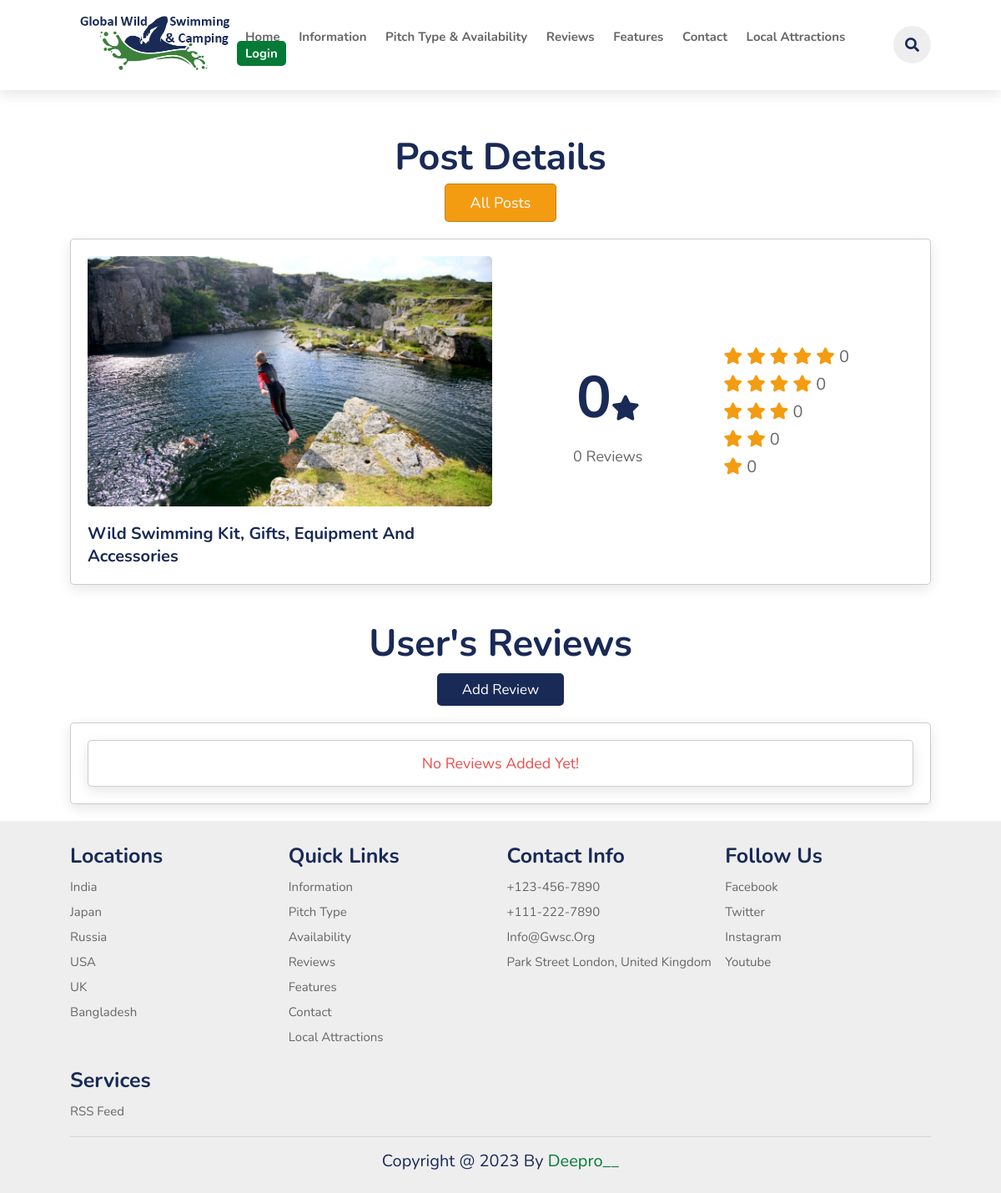
/view_review_post.php?get_id=h12FAnxY6JoXb51iDpda, run on an earlier commit of the app's database.
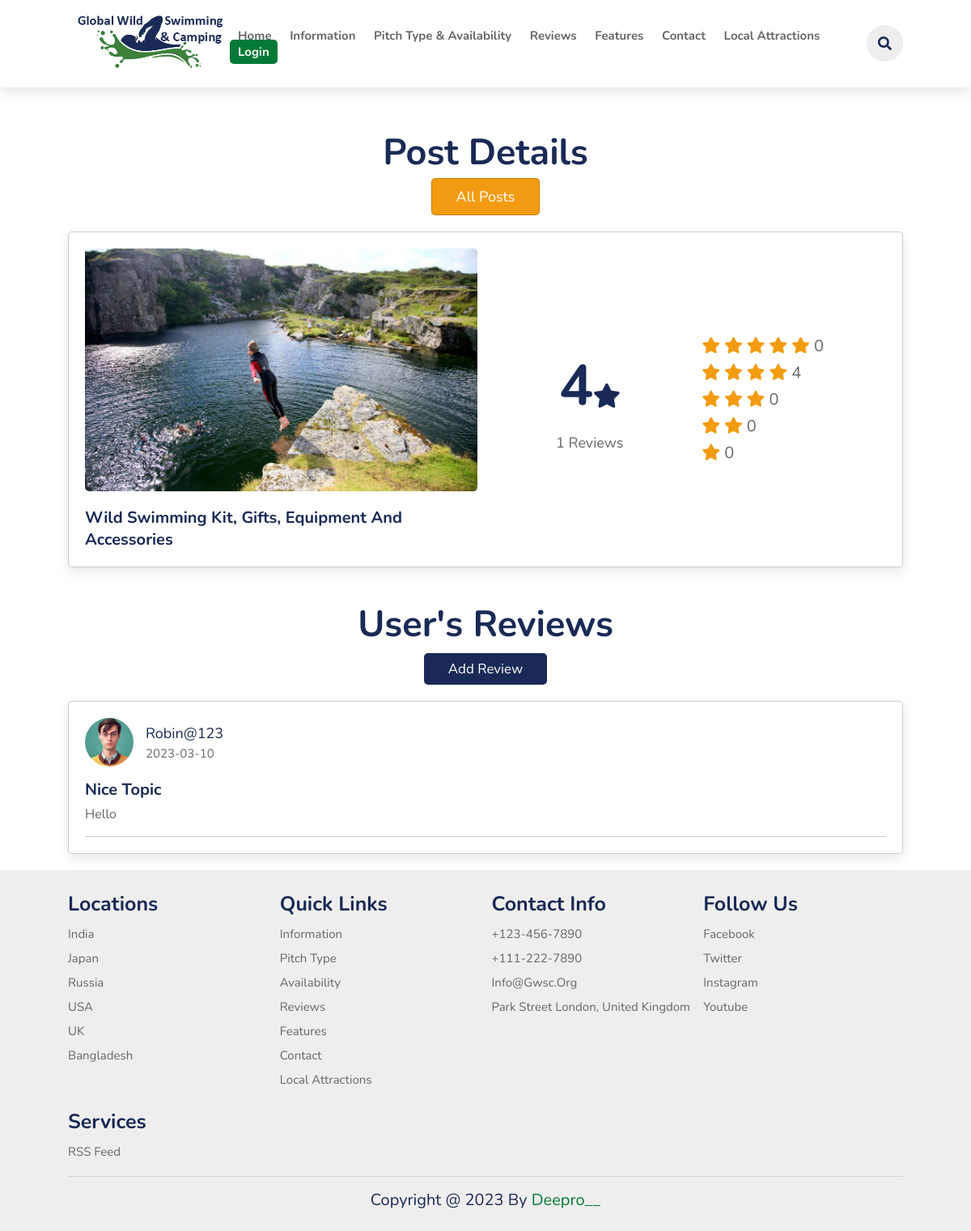
And on a later commit of the database.
### tables this page shows
CREATE TABLE `posts` (
  `id` varchar(20) NOT NULL,
  `title` varchar(200) NOT NULL,
  `image` varchar(30) NOT NULL
);

CREATE TABLE `users` (
  `id` varchar(20) NOT NULL,
  `name` varchar(50) NOT NULL,
  `email` varchar(50) NOT NULL,
  `password` varchar(100) NOT NULL,
  `image` varchar(30) NOT NULL
);

CREATE TABLE `reviews` (
  `id` varchar(20) NOT NULL,
  `post_id` varchar(20) NOT NULL,
  `user_id` varchar(20) NOT NULL,
  `rating` varchar(1) NOT NULL,
  `title` varchar(50) NOT NULL,
  `description` varchar(1000) NOT NULL,
  `date` date NOT NULL DEFAULT current_timestamp()
);

### components/config.php (called while the page is built, shortened)
<?php
    if(isset($_COOKIE['user_id'])){
        $user_id = $_COOKIE['user_id'];
    }else{
        $user_id = '';
    }
?>

### view_review_post.php (the view, shortened to what the changed rows need)
<?php
include 'components/config.php';
if (isset($_GET['get_id'])) {
    $get_id = $_GET['get_id'];
} else {
    $get_id = '';
    header('location:review.php');
}
?>
<!DOCTYPE html>
<html lang="en">
<head>
    <link rel="stylesheet" href="https://cdn.jsdelivr.net/npm/swiper@8/swiper-bundle.min.css" />
    <link rel="stylesheet" href="https://cdnjs.cloudflare.com/ajax/libs/font-awesome/5.15.3/css/all.min.css" />
    <link rel="stylesheet" href="css/style.css">
</head>
<body>
    <section>
        <h1 class="heading">Popular features</h1>
    </section>
    <section class="view-post">
        <div class="heading">
            <h1>post details</h1> <a href="review.php" class="inline-option-btn" style="margin-top: 0;">all posts</a>
        </div>
        <?php
        $select_post = $conn->prepare("SELECT * FROM `posts` WHERE id = ? LIMIT 1");
        $select_post->execute([$get_id]);
        if ($select_post->rowCount() > 0) {
            while ($fetch_post = $select_post->fetch(PDO::FETCH_ASSOC)) {
                $total_ratings = 0;
                $rating_1 = 0;
                $rating_2 = 0;
                $rating_3 = 0;
                $rating_4 = 0;
                $rating_5 = 0;
                $select_ratings = $conn->prepare("SELECT * FROM `reviews` WHERE post_id = ?");
                $select_ratings->execute([$fetch_post['id']]);
                $total_reivews = $select_ratings->rowCount();
                while ($fetch_rating = $select_ratings->fetch(PDO::FETCH_ASSOC)) {
                    $total_ratings += $fetch_rating['rating'];
                    if ($fetch_rating['rating'] == 4) {
                        $rating_4 += $fetch_rating['rating'];
                    }
                }
                if ($total_reivews != 0) {
                    $average = round($total_ratings / $total_reivews, 1);
                } else {
                    $average = 0;
                }
        ?>
                <div class="row">
                    <div class="col">
                        <img src="uploaded_files_posts/<?= $fetch_post['image']; ?>" alt="" class="image">
                        <h3 class="title"><?= $fetch_post['title']; ?></h3>
                    </div>
                    <div class="col">
                        <div class="flex">
                            <div class="total-reviews">
                                <h3><?= $average; ?><i class="fas fa-star"></i></h3>
                                <p><?= $total_reivews; ?> reviews</p>
                            </div>
                            <div class="total-ratings">
                                <p>
                                    <i class="fas fa-star"></i>
                                    <i class="fas fa-star"></i>
                                    <i class="fas fa-star"></i>
                                    <i class="fas fa-star"></i>
                                    <i class="fas fa-star"></i>
                                    <span><?= $rating_5; ?></span>
                                </p>
                                <p>
                                    <i class="fas fa-star"></i>
                                    <i class="fas fa-star"></i>
                                    <i class="fas fa-star"></i>
                                    <i class="fas fa-star"></i>
                                    <span><?= $rating_4; ?></span>
                                </p>
                                <p>
                                    <i class="fas fa-star"></i>
                                    <i class="fas fa-star"></i>
                                    <i class="fas fa-star"></i>
                                    <span><?= $rating_3; ?></span>
                                </p>
                                <p>
                                    <i class="fas fa-star"></i>
                                    <i class="fas fa-star"></i>
                                    <span><?= $rating_2; ?></span>
                                </p>
                                <p>
                                    <i class="fas fa-star"></i>
                                    <span><?= $rating_1; ?></span>
                                </p>
                            </div>
                        </div>
                    </div>
                </div>
        <?php
            }
        } else {
            echo '<p class="empty">post is missing!</p>';
        }
        ?>
    </section>
    <section class="reviews-container">
        <div class="heading">
            <h1>user's reviews</h1> <a href="add_review.php?get_id=<?= $get_id; ?>" class="btn" style="margin-top: 0;">add review</a>
        </div>
        <div class="box-container">
            <?php
            $select_reviews = $conn->prepare("SELECT * FROM `reviews` WHERE post_id = ?");
            $select_reviews->execute([$get_id]);
            if ($select_reviews->rowCount() > 0) {
                while ($fetch_review = $select_reviews->fetch(PDO::FETCH_ASSOC)) {
            ?>
                    <div class="box" <?php if ($fetch_review['user_id'] == $user_id) {
                                            echo 'style="order: -1;"';
                                        }; ?>>
                        <?php
                        $select_user = $conn->prepare("SELECT * FROM `users` WHERE id = ?");
                        $select_user->execute([$fetch_review['user_id']]);
                        while ($fetch_user = $select_user->fetch(PDO::FETCH_ASSOC)) {
                        ?>
                            <div class="user">
                                <?php if ($fetch_user['image'] != '') { ?>
                                    <img src="user_uploaded_files/<?= $fetch_user['image']; ?>" alt="">
                                <?php } else { ?>
                                    <h3><?= substr($fetch_user['name'], 0, 1); ?></h3>
                                <?php }; ?>
                                <div>
                                    <p><?= $fetch_user['name']; ?></p>
                                    <span><?= $fetch_review['date']; ?></span>
                                </div>
                            </div>
                        <?php }; ?>
                        <div class="ratings">
                            <?php if ($fetch_review['rating'] == 4) { ?>
                                <p style="background:var(--main-color);"><i class="fas fa-star"></i> <span><?= $fetch_review['rating']; ?></span></p>
                            <?php }; ?>
                        </div>
                        <h3 class="title"><?= $fetch_review['title']; ?></h3>
                        <?php if ($fetch_review['description'] != '') { ?>
                            <p class="description"><?= $fetch_review['description']; ?></p>
                        <?php }; ?>
                    </div>
            <?php
                }
            } else {
                echo '<p class="empty">no reviews added yet!</p>';
            }
            ?>
        </div>
    </section>
</body>
</html>

What changed in the data, as far as the page shows it:
computed for posts "Wild Swimming Kit, Gifts, Equipment And Accessories": average "0" → "4"; total_reivews "0" → "1"; rating_4 "0" → "4"
added reviews: date "2023-03-10", title "Nice Topic", description "Hello"
now on this page (row edited): users: image (picture), name "Robin@123"
Also different on the page:
text no longer shown: "No Reviews Added Yet!"
